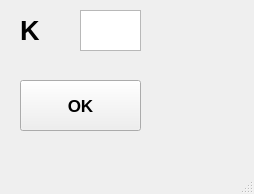
<?xml version="1.0" encoding="UTF-8"?>
<ui version="4.0">
 <class>KmeansClustering</class>
 <widget class="QMainWindow" name="KmeansClustering">
  <property name="geometry">
   <rect>
    <x>0</x>
    <y>0</y>
    <width>254</width>
    <height>194</height>
   </rect>
  </property>
  <property name="windowTitle">
   <string>Kmeans Clustering</string>
  </property>
  <widget class="QWidget" name="centralwidget">
   <widget class="QLabel" name="label_3">
    <property name="geometry">
     <rect>
      <x>20</x>
      <y>10</y>
      <width>41</width>
      <height>41</height>
     </rect>
    </property>
    <property name="font">
     <font>
      <pointsize>20</pointsize>
      <weight>75</weight>
      <bold>true</bold>
     </font>
    </property>
    <property name="text">
     <string>K</string>
    </property>
   </widget>
   <widget class="QTextEdit" name="inpK">
    <property name="geometry">
     <rect>
      <x>80</x>
      <y>10</y>
      <width>61</width>
      <height>41</height>
     </rect>
    </property>
    <property name="font">
     <font>
      <pointsize>14</pointsize>
     </font>
    </property>
   </widget>
   <widget class="QPushButton" name="btnOk">
    <property name="geometry">
     <rect>
      <x>20</x>
      <y>80</y>
      <width>121</width>
      <height>51</height>
     </rect>
    </property>
    <property name="font">
     <font>
      <pointsize>13</pointsize>
      <weight>75</weight>
      <bold>true</bold>
     </font>
    </property>
    <property name="text">
     <string>OK</string>
    </property>
   </widget>
  </widget>
  <widget class="QMenuBar" name="menubar">
   <property name="geometry">
    <rect>
     <x>0</x>
     <y>0</y>
     <width>254</width>
     <height>21</height>
    </rect>
   </property>
  </widget>
  <widget class="QStatusBar" name="statusbar"/>
 </widget>
 <resources/>
 <connections/>
</ui>
